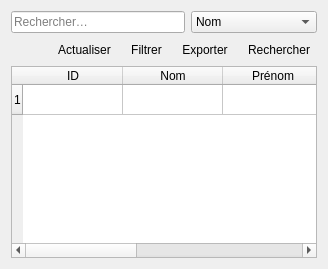
          <widget class="QWidget" name="consulterpersonnel">
           <layout class="QVBoxLayout" name="consulterLayout">
            <item>
             <layout class="QHBoxLayout" name="horizontalLayout">
              <item>
               <widget class="QLineEdit" name="lineEdit">
                <property name="placeholderText">
                 <string>Rechercher…</string>
                </property>
               </widget>
              </item>
              <item>
               <widget class="QComboBox" name="comboBox">
                <item>
                 <property name="text">
                  <string>Nom</string>
                 </property>
                </item>
                <item>
                 <property name="text">
                  <string>Email</string>
                 </property>
                </item>
                <item>
                 <property name="text">
                  <string>Rôle</string>
                 </property>
                </item>
                <item>
                 <property name="text">
                  <string>Date d'embauche</string>
                 </property>
                </item>
               </widget>
              </item>
             </layout>
            </item>
            <item>
             <layout class="QHBoxLayout" name="horizontalLayout_2">
              <item>
               <spacer name="horizontalSpacer">
                <property name="orientation">
                 <enum>Qt::Orientation::Horizontal</enum>
                </property>
                <property name="sizeHint" stdset="0">
                 <size>
                  <width>40</width>
                  <height>20</height>
                 </size>
                </property>
               </spacer>
              </item>
              <item>
               <widget class="QToolButton" name="toolButton_2">
                <property name="toolTip">
                 <string>Actualiser</string>
                </property>
                <property name="text">
                 <string>Actualiser</string>
                </property>
                <property name="icon">
                 <iconset resource="img.qrc">
                  <normaloff>:/img/refresh.svg</normaloff>:/img/refresh.svg</iconset>
                </property>
                <property name="toolButtonStyle">
                 <enum>Qt::ToolButtonStyle::ToolButtonTextBesideIcon</enum>
                </property>
                <property name="autoRaise">
                 <bool>true</bool>
                </property>
               </widget>
              </item>
              <item>
               <widget class="QToolButton" name="toolButton_4">
                <property name="toolTip">
                 <string>Filtrer</string>
                </property>
                <property name="text">
                 <string>Filtrer</string>
                </property>
                <property name="icon">
                 <iconset resource="img.qrc">
                  <normaloff>:/img/filter.svg</normaloff>:/img/filter.svg</iconset>
                </property>
                <property name="toolButtonStyle">
                 <enum>Qt::ToolButtonStyle::ToolButtonTextBesideIcon</enum>
                </property>
                <property name="autoRaise">
                 <bool>true</bool>
                </property>
               </widget>
              </item>
              <item>
               <widget class="QToolButton" name="exportEmpBtn">
                <property name="toolTip">
                 <string>Exporter</string>
                </property>
                <property name="text">
                 <string>Exporter</string>
                </property>
                <property name="icon">
                 <iconset resource="img.qrc">
                  <normaloff>:/img/export.svg</normaloff>:/img/export.svg</iconset>
                </property>
                <property name="toolButtonStyle">
                 <enum>Qt::ToolButtonStyle::ToolButtonTextBesideIcon</enum>
                </property>
                <property name="autoRaise">
                 <bool>true</bool>
                </property>
               </widget>
              </item>
              <item>
               <widget class="QToolButton" name="searchEmpButton">
                <property name="toolTip">
                 <string>Rechercher</string>
                </property>
                <property name="text">
                 <string>Rechercher</string>
                </property>
                <property name="icon">
                 <iconset resource="img.qrc">
                  <normaloff>:/img/search.svg</normaloff>:/img/search.svg</iconset>
                </property>
                <property name="toolButtonStyle">
                 <enum>Qt::ToolButtonStyle::ToolButtonTextBesideIcon</enum>
                </property>
                <property name="autoRaise">
                 <bool>true</bool>
                </property>
               </widget>
              </item>
             </layout>
            </item>
            <item>
             <widget class="QTableWidget" name="tableEmp">
              <property name="sizePolicy">
               <sizepolicy hsizetype="Expanding" vsizetype="Expanding">
                <horstretch>0</horstretch>
                <verstretch>0</verstretch>
               </sizepolicy>
              </property>
              <property name="editTriggers">
               <set>QAbstractItemView::EditTrigger::NoEditTriggers</set>
              </property>
              <property name="alternatingRowColors">
               <bool>true</bool>
              </property>
              <property name="selectionMode">
               <enum>QAbstractItemView::SelectionMode::SingleSelection</enum>
              </property>
              <property name="selectionBehavior">
               <enum>QAbstractItemView::SelectionBehavior::SelectRows</enum>
              </property>
              <property name="sortingEnabled">
               <bool>true</bool>
              </property>
              <row/>
              <column>
               <property name="text">
                <string>ID</string>
               </property>
              </column>
              <column>
               <property name="text">
                <string>Nom</string>
               </property>
              </column>
              <column>
               <property name="text">
                <string>Prénom</string>
               </property>
              </column>
              <column>
               <property name="text">
                <string>Email</string>
               </property>
              </column>
              <column>
               <property name="text">
                <string>Rôle</string>
               </property>
              </column>
             </widget>
            </item>
           </layout>
          </widget>
